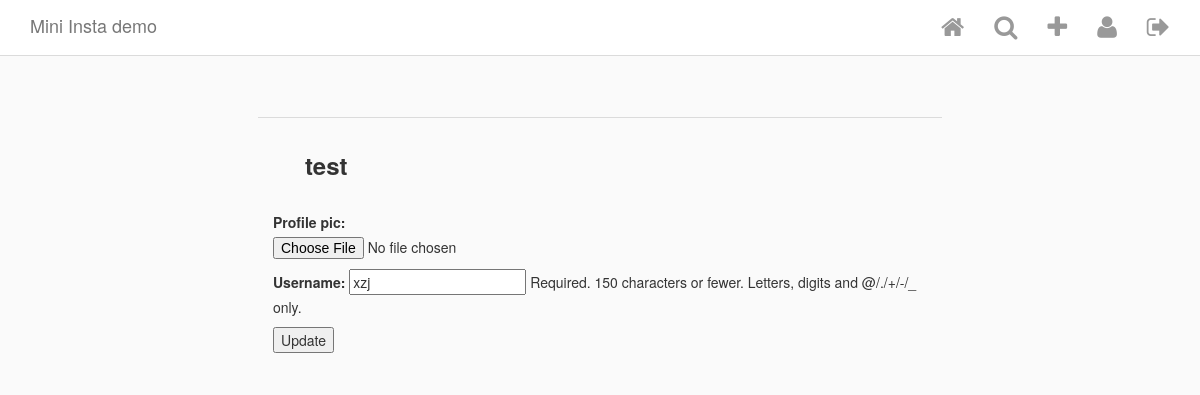
Page /edit_profile/1/ (signed in) on the earlier database version.
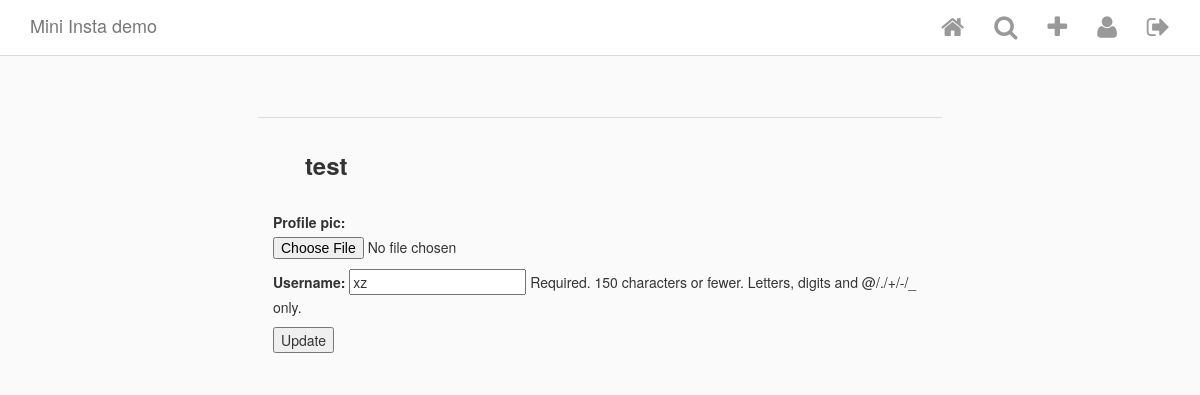
Same page on the later database version.
### Insta/models.py (models this page shows, shortened)
class InstaUser(AbstractUser):
    profile_pic = ProcessedImageField(
    upload_to = 'static/images/profiles',
    format = 'JPEG',
    options = {'quality':100},
    blank = True,
    null =True
    )

### Insta/views.py (the view)
# urls.py: path('edit_profile/<int:pk>/', EditProfile.as_view(), name='edit_profile'),
class EditProfile(LoginRequiredMixin, UpdateView):
    model = InstaUser
    template_name = 'edit_profile.html'
    fields = ['profile_pic', 'username']
    login_url = 'login'

### templates/edit_profile.html (shortened to what this page needs)
{% extends 'base.html' %}
{% block content %}
<div class="row profile-settings">
  <div class="col-xs-12">
    <div class="profile-pic-name">
      <span class="username">{{ user.username }}</span>
    </div>
    <form action="" method="post" enctype="multipart/form-data">
        {{ form.as_p }}
        <input type="submit" value="Update" />
    </form>
  </div>
</div>
{% endblock content %}

Differences in the rows shown:
changed InstaUser (number 2 of 2 on the later page): username "xzj" → "xz"
